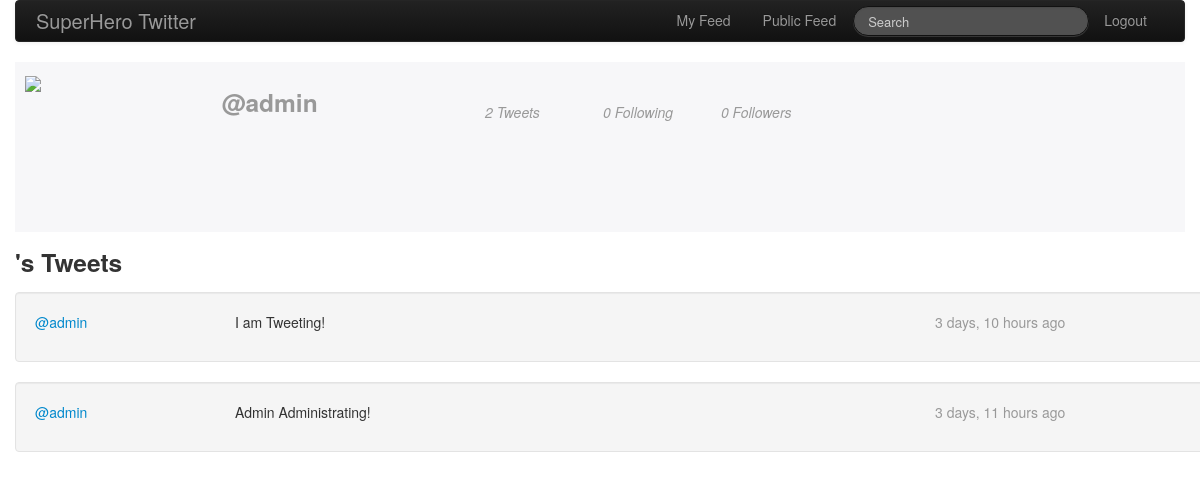
Before: /users/admin/ (signed in) with the older database file.
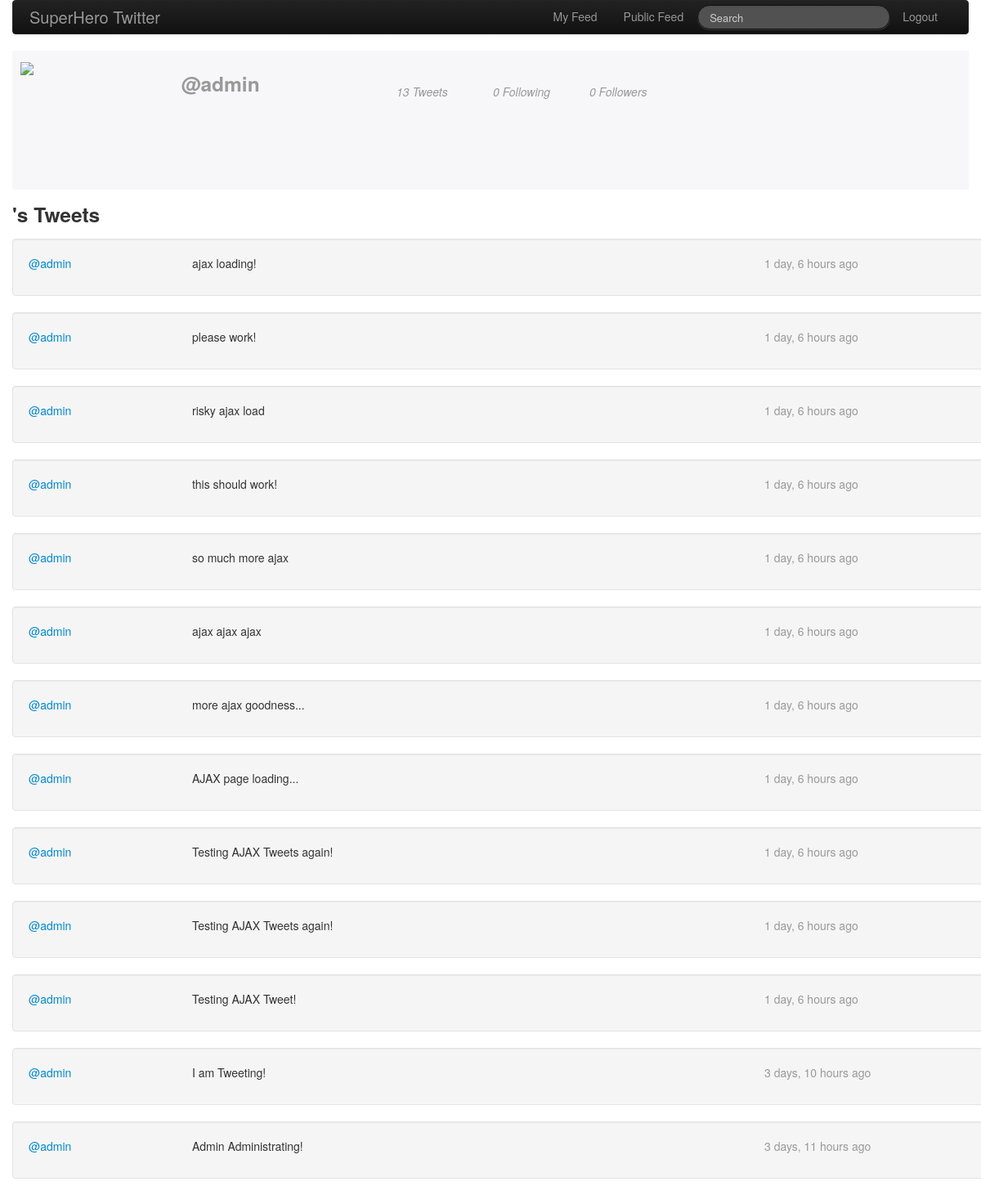
After: the same page with the newer database file.
### twitter_app/models.py (models this page shows, shortened)
class Tweet(models.Model):
  content = models.CharField(max_length=140)
  user = models.ForeignKey(User)
  date_created = models.DateTimeField(auto_now=True, blank=True)

class UserProfile(models.Model):
  user = models.OneToOneField(User)
  follows = models.ManyToManyField('self', related_name='followed_by', symmetrical=False)

### twitter_app/views.py (the view)
# urls.py: url(r'^users/(?P<username>\w{0,30})/$', 'twitter_app.views.users'),
@login_required
def users(request, username="", tweet_form=None):
  if username:
    try: # get user if exists
      user = User.objects.get(username=username)
    except User.DoesNotExist:
      raise Http404
    tweets = Tweet.objects.filter(user=user.id).order_by('-date_created') # get tweets from user
    if (username == request.user.username):
      return render(request, 'user.html', {'user': request.user, 'tweets': tweets})
    elif request.user.profile.follows.filter(user__username=username):
      return render(request, 'user.html', {'user': user, 'tweets': tweets, 'type': "friend"})
    return render(request, 'user.html', {'user': user, 'tweets': tweets, 'type': "public"})

### templates/user.html
{% extends "base.html" %}
{% block login %}
    {% with user.username as username %}
        {{ block.super }}
    {% endwith %}
{% endblock login %}
{% block content %}
{% include "profile_box.html" %}
<div class="row-fluid">
  <div class="span12">
    <h3>{{ user.first_name}}'s Tweets</h3>
    <div id="tweets">
    {% include "tweets.html" %}
    </div>
  </div>
</div>
{% endblock content %}

### templates/profile_box.html (shortened to what this page needs)
<div class="profile">
  <div class="row-fluid">
    <div class="span2 avi">
      <img src="http://placekitten.com/150/150" />
      </div>
      <div class="span2">
        <h3>{{user.get_full_name}} <a class="muted" href="/users/{{user.username}}">@{{user.username}}</a></p></h3>
      </div>
      <div class="counts">
        <div class="span2">
          <p class="muted"><em>{{ user.tweet_set.count }} Tweets</em></p>
        </div>
        <div class="span2">
          <p class="muted"><em>{{ user.profile.follows.count }} Following</em></p>
        </div>
        <div class="span2">
          <p class="muted"><em>{{ user.profile.followed_by.count }} Followers</em></p>
        </div>
      </div>
      <div class="span2">
    </div>
    </div>
  </div>

### templates/tweets.html
{% for tweet in tweets %}
  <div class="row-fluid well">
    <div class="span2">
    <a href="/users/{{tweet.user.username}}">@{{ tweet.user.username }}</a>
    </div>
    <div class="span3 pull-right muted">
        {{ tweet.date_created | timesince}} ago
    </div>
      <div class="span6">
        {{ tweet.content }}
      </div>
  </div>
{% endfor %}

Changed rows visible on the page:
added Tweet: user.username "admin", date_created "1 day, 6 hours", content "ajax loading!"
added Tweet: user.username "admin", date_created "1 day, 6 hours", content "please work!"
added Tweet: user.username "admin", date_created "1 day, 6 hours", content "risky ajax load"
added Tweet: user.username "admin", date_created "1 day, 6 hours", content "this should work!"
added Tweet: user.username "admin", date_created "1 day, 6 hours", content "so much more ajax"
added Tweet: user.username "admin", date_created "1 day, 6 hours", content "ajax ajax ajax"
added Tweet: user.username "admin", date_created "1 day, 6 hours", content "more ajax goodness..."
added Tweet: user.username "admin", date_created "1 day, 6 hours", content "AJAX page loading..."
added Tweet: user.username "admin", date_created "1 day, 6 hours", content "Testing AJAX Tweets again!"
added Tweet: user.username "admin", date_created "1 day, 6 hours", content "Testing AJAX Tweets again!"
added Tweet: user.username "admin", date_created "1 day, 6 hours", content "Testing AJAX Tweet!"
Other visible differences:
{{ user.tweet_set.count }}: "2" → "13"
